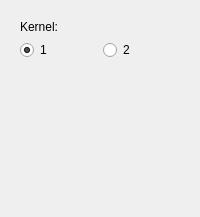
                 <widget class="QWidget" name="page">
                  <layout class="QGridLayout" name="gridLayout_18">
                   <item row="0" column="0">
                    <widget class="QWidget" name="wgt_ktype_2" native="true">
                     <property name="sizePolicy">
                      <sizepolicy hsizetype="Preferred" vsizetype="Minimum">
                       <horstretch>0</horstretch>
                       <verstretch>0</verstretch>
                      </sizepolicy>
                     </property>
                     <property name="minimumSize">
                      <size>
                       <width>0</width>
                       <height>50</height>
                      </size>
                     </property>
                     <property name="maximumSize">
                      <size>
                       <width>16777215</width>
                       <height>100</height>
                      </size>
                     </property>
                     <layout class="QGridLayout" name="gridLayout_17">
                      <item row="0" column="0">
                       <widget class="QLabel" name="label_4">
                        <property name="text">
                         <string>Kernel:</string>
                        </property>
                       </widget>
                      </item>
                      <item row="1" column="0">
                       <layout class="QHBoxLayout" name="horizontalLayout_18">
                        <item>
                         <widget class="QRadioButton" name="radio_kernal_one_2">
                          <property name="cursor">
                           <cursorShape>PointingHandCursor</cursorShape>
                          </property>
                          <property name="text">
                           <string>1</string>
                          </property>
                          <property name="checked">
                           <bool>true</bool>
                          </property>
                         </widget>
                        </item>
                        <item>
                         <widget class="QRadioButton" name="radio_kernal_two_2">
                          <property name="cursor">
                           <cursorShape>PointingHandCursor</cursorShape>
                          </property>
                          <property name="text">
                           <string>2</string>
                          </property>
                          <property name="checked">
                           <bool>false</bool>
                          </property>
                         </widget>
                        </item>
                       </layout>
                      </item>
                     </layout>
                    </widget>
                   </item>
                   <item row="1" column="0">
                    <spacer name="verticalSpacer_2">
                     <property name="orientation">
                      <enum>Qt::Vertical</enum>
                     </property>
                     <property name="sizeType">
                      <enum>QSizePolicy::Maximum</enum>
                     </property>
                     <property name="sizeHint" stdset="0">
                      <size>
                       <width>20</width>
                       <height>137</height>
                      </size>
                     </property>
                    </spacer>
                   </item>
                  </layout>
                 </widget>
